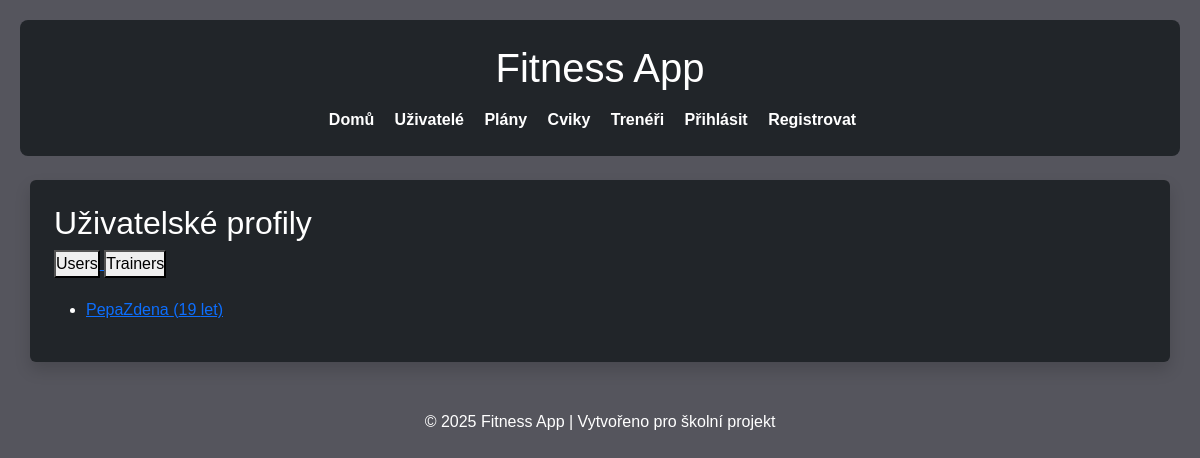
Page /profiles/ on the earlier database version.
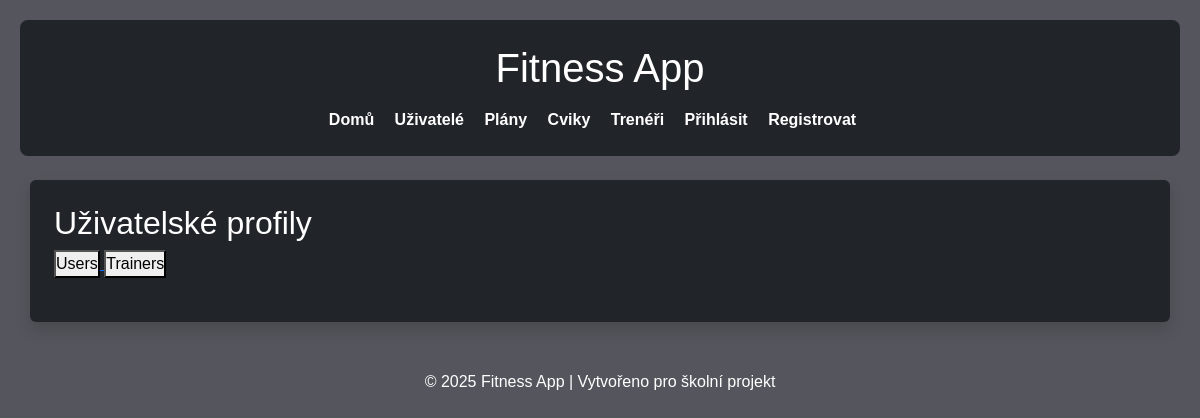
Same page on the later database version.
### library/models.py (models this page shows, shortened)
class UserProfile(models.Model):
    user = models.OneToOneField(User, on_delete=models.CASCADE, related_name='profile')
    age = models.IntegerField(verbose_name='Age')
    height = models.FloatField(verbose_name='Height (cm)')
    weight = models.FloatField(verbose_name='Weight (kg)')
    is_trainer = models.BooleanField(default=False, verbose_name='Is Trainer')
    trainer = models.ForeignKey(
        'self',
        on_delete=models.SET_NULL,
        null=True,
        blank=True,
        limit_choices_to={'is_trainer': True},
        related_name='clients',
        verbose_name='Selected Trainer'
    )
    class Meta:
        ordering = ['user__username']
        verbose_name = 'User Profile'
        verbose_name_plural = 'User Profiles'

### library/views.py (the view)
# urls.py: path('profiles/', views.UserProfileListView.as_view(), name='userprofile-list'),
class UserProfileListView(ListView):
    model = UserProfile
    template_name = 'userprofile_list.html'

### library/templates/userprofile_list.html (shortened to what this page needs)
{% extends 'base.html' %}
{% block content %}
  <h2>Uživatelské profily</h2>
  <div style="margin-bottom: 20px; color: aliceblue;">
    <a href="{% url 'userprofile-list' %}">
      <button>Users</button>
    </a>
    <a href="{% url 'trainer-list' %}">
      <button>Trainers</button>
    </a>
  </div>
  {% if object_list %}
    <ul>
      {% for profile in object_list %}
        {% if not profile.is_trainer %}
          <li>
            <a href="{% url 'userprofile-detail' profile.pk %}">
              {{ profile.user.username }} ({{ profile.age }} let)
            </a>
          </li>
        {% endif %}
      {% endfor %}
    </ul>
  {% else %}
    <p>Žádní běžní uživatelé nebyli nalezeni.</p>
  {% endif %}
{% endblock %}

Differences in the rows shown:
no longer on this page (row edited): UserProfile: user.username "PepaZdena", age "19"
